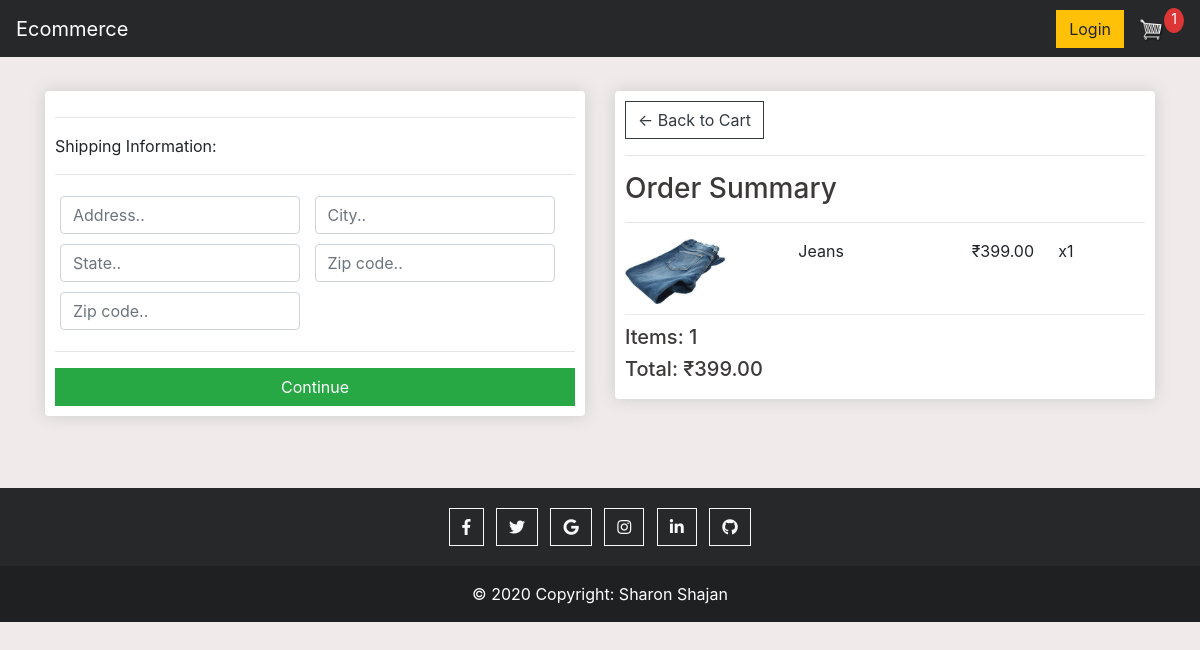
Page /checkout (signed in) on the committed database.
### store/models.py (models this page shows, shortened)
class OrderItem(models.Model):
    product = models.ForeignKey(Product, on_delete=models.SET_NULL, blank=True, null=True)
    order = models.ForeignKey(Order, on_delete=models.SET_NULL, blank=True, null=True)
    quantity = models.IntegerField(default=0, null=True, blank=True)
    date_added = models.DateTimeField(auto_now_add=True)
    @property
    def get_total(self):
        total = self.product.price * self.quantity
        return total

class Product(models.Model):
    name = models.CharField(max_length=100, null=True)
    price = models.DecimalField(max_digits=7, decimal_places=2)
    digital = models.BooleanField(default=False, null=True, blank=False)
    image = models.ImageField(null=True, blank=True)
    @property
    def imageURL(self):
        try:
            url = self.image.url
        except:
            url = ''
        return url

class Order(models.Model):
    customer = models.ForeignKey(Customer, on_delete=models.SET_NULL, blank=True, null=True)
    date_ordered = models.DateTimeField(auto_now_add=True)
    complete = models.BooleanField(default=False, null=True, blank=False)
    transaction_id = models.CharField(max_length=100, null=True)
    @property
    def shipping(self):
        shipping = False
        orderitems = self.orderitem_set.all()
        for i in orderitems:
            if i.product.digital == False:
                shipping = True
        return shipping
    @property
    def get_cart_total(self):
        orderitems = self.orderitem_set.all()
        total = sum([item.get_total for item in orderitems])
        return total
    @property
    def get_cart_items(self):
        orderitems = self.orderitem_set.all()
        total = sum([item.quantity for item in orderitems])
        return total

### store/views.py (the view)
# urls.py: path('checkout', views.checkout, name="checkout"),
def checkout(request):
    data = cartData(request)
    cartItems = data['cartItems']
    order = data['order']
    items = data['items']
    context = {'items':items , 'order':order, 'cartItems':cartItems}
    return render(request, 'store/checkout.html', context)

### store/utils.py (called while the page is built)
def cartData(request):
	if request.user.is_authenticated:
		customer = request.user.customer
		order, created = Order.objects.get_or_create(customer=customer, complete=False)
		items = order.orderitem_set.all()
		cartItems = order.get_cart_items
	else:
		cookieData = cookieCart(request)
		cartItems = cookieData['cartItems']
		order = cookieData['order']
		items = cookieData['items']
	return {'cartItems':cartItems ,'order':order, 'items':items}

### store/templates/store/checkout.html (shortened to what this page needs)
{% extends 'store/main.html' %}
{% load static %}
{% block content %}
    <div class="row">
		<div class="col-lg-6">
			<div class="box-element" id="form-wrapper">
				<form id="form">
					<div id="shipping-info">
						<hr>
						<p>Shipping Information:</p>
						<hr>
						<div class="form-field">
							<input class="form-control" type="text" name="address" placeholder="Address..">
						</div>
						<div class="form-field">
							<input class="form-control" type="text" name="city" placeholder="City..">
						</div>
						<div class="form-field">
							<input class="form-control" type="text" name="state" placeholder="State..">
						</div>
						<div class="form-field">
							<input class="form-control" type="text" name="zipcode" placeholder="Zip code..">
						</div>
						<div class="form-field">
							<input class="form-control" type="text" name="country" placeholder="Zip code..">
						</div>
					</div>
					<hr>
					<input id="form-button" class="btn btn-success btn-block" type="submit" value="Continue">
				</form>
			</div>
			<br>
		</div>
		<div class="col-lg-6">
			<div class="box-element">
				<a  class="btn btn-outline-dark" href="{% url 'cart' %}">&#x2190; Back to Cart</a>
				<hr>
				<h3>Order Summary</h3>
				<hr>
				{% for item in items %}
					<div class="cart-row">
						<div style="flex:2"><img class="row-image" src="{{item.product.imageURL}}"></div>
						<div style="flex:2"><p>{{item.product.name}}</p></div>
						<div style="flex:1"><p>₹{{item.product.price | floatformat:2}}</p></div>
						<div style="flex:1"><p>x{{item.quantity}}</p></div>
					</div>
				{% endfor %}
				<h5>Items:   {{order.get_cart_items}}</h5>
				<h5>Total:   ₹{{order.get_cart_total  | floatformat:2}}</h5>
			</div>
		</div>
	</div>
{% endblock content %}

### static/CSS/main.css (style rules this page uses)
body { background-color: hsl(0, 17%, 93%); }
h1,h2,h3,h4,h5,h6 { color:hsl(0, 3%, 23%); }
.box-element { box-shadow:hsl(0, 0%, 80%) 0 0 16px; background-color: #fff; border-radius: 4px; padding: 10px; }
.col-lg-4, .col-lg-6, .col-lg-8, .col-lg-12 { margin-top: 10px; }
.btn { border-radius: 0; }
.row-image { width: 100px; }
.form-field { width:250px; display: inline-block; padding: 5px; }
.cart-row { display: flex; align-items: flex-stretch; padding-bottom: 10px; margin-bottom: 10px; border-bottom: 1px solid #ececec; }

### rows in the picture
OrderItem: product.imageURL (picture), product.name "Jeans", product.price "399.00", quantity "1"
Order: get_cart_items "1", get_cart_total "399.00"

### other values in the picture
{{ cartItems }} "1"
